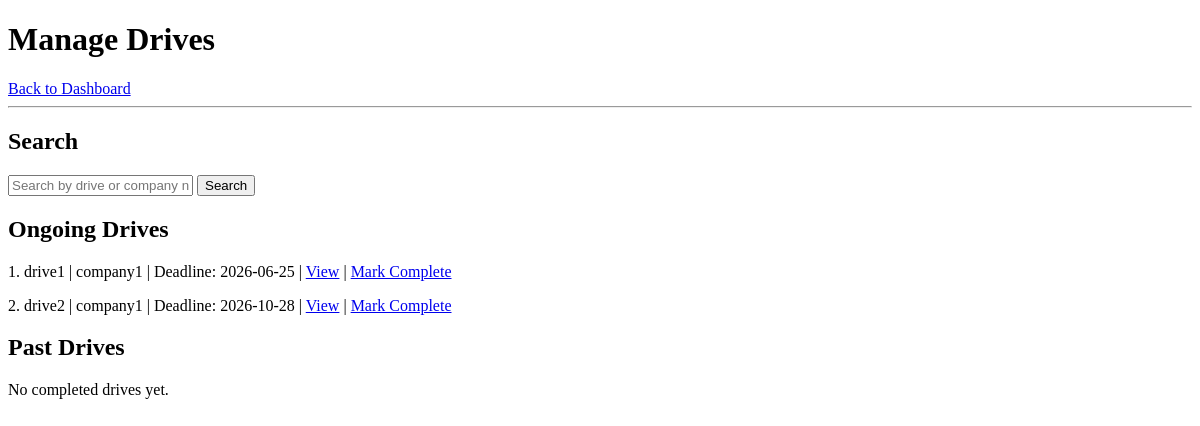
The page /admin/manage_drives on the database as committed earlier.
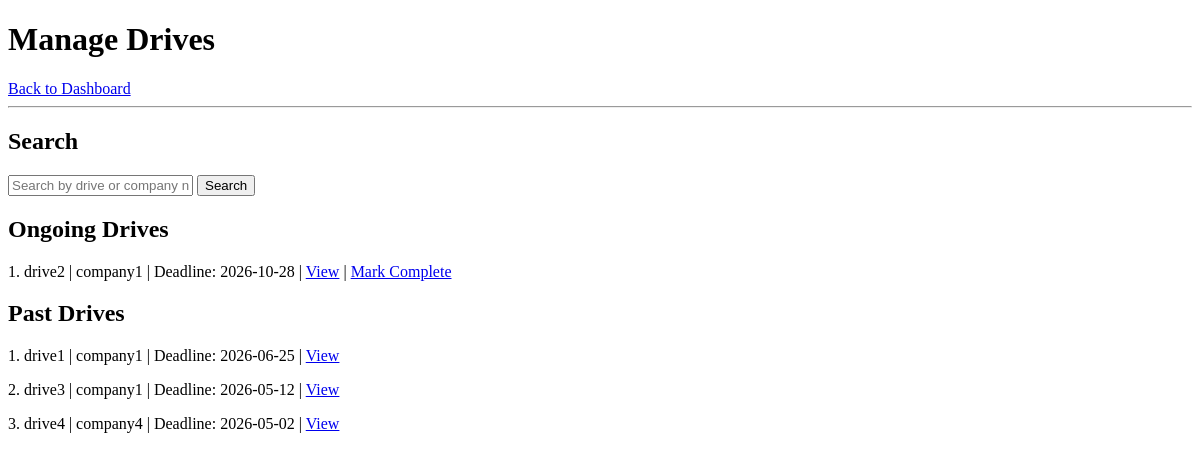
The same page on the database as committed later.
### models.py (models this page shows)
class PlacementDrive(db.Model):
    __tablename__ = 'placement_drives'
    drive_id = db.Column(db.Integer, primary_key=True)
    company_id = db.Column(db.Integer, db.ForeignKey('companies.company_id'))
    drive_name = db.Column(db.String(100), nullable=False)
    job_title = db.Column(db.String(100), nullable=False)
    job_description = db.Column(db.Text, nullable=False)
    eligibility_criteria = db.Column(db.Text, nullable=False)
    salary = db.Column(db.Float, nullable=False)
    location = db.Column(db.String(150), nullable=False)
    deadline = db.Column(db.DateTime, nullable=False)
    create_time = db.Column(db.DateTime, default=db.func.current_timestamp())
    status = db.Column(db.Boolean, default=False) #pending, complete
    company = db.relationship('Company', backref='drives')

class Company(db.Model):
    __tablename__ = 'companies'
    company_id = db.Column(db.Integer, primary_key=True)
    user_id = db.Column(db.Integer, db.ForeignKey('users.user_id'), unique=True)
    email = db.Column(db.String(100), db.ForeignKey('users.email'), unique=True, nullable=False)
    company_name = db.Column(db.String(100), nullable=False)
    hr_fname = db.Column(db.String(20), nullable=False)
    hr_lname = db.Column(db.String(20), nullable=False)
    hr_email = db.Column(db.String(100), nullable=False)
    website = db.Column(db.Text)
    description = db.Column(db.Text)
    logo = db.Column(db.String(200))
    approval_status = db.Column(db.Boolean, default=False)  # shortlist, waiting(applied), reject
    is_blacklisted = db.Column(db.Boolean, default=False)

### routes/admin.py (the view, shortened to what this page needs)
@admin.route('/manage_drives')
def manage_drives():
    q             = request.args.get('q', '').strip()
    drives_query  = PlacementDrive.query.join(Company)
    all_drives    = drives_query.all()
    ongoing_drives = [d for d in all_drives if not d.status]
    past_drives    = [d for d in all_drives if d.status]
    return render_template('admin/manage_drive.html',
        ongoing_drives = ongoing_drives,
        past_drives    = past_drives,
    )

### templates/admin/manage_drive.html (shortened to what this page needs)
<!DOCTYPE html>
<html lang="en">
<head>
</head>
<body>
  <h1>Manage Drives</h1>
  <a href="{{ url_for('admin.dashboard') }}">Back to Dashboard</a>
  <hr>
  <h2>Search</h2>
  <form method="GET" action="{{ url_for('admin.manage_drives') }}">
    <input type="text" name="q" placeholder="Search by drive or company name" value="{{ request.args.get('q', '') }}">
    <button type="submit">Search</button>
  </form>
  <h2>Ongoing Drives</h2>
  {% for d in ongoing_drives %}
    <p>
      {{ loop.index }}. {{ d.drive_name }} | {{ d.company.company_name }} | Deadline: {{ d.deadline.strftime('%Y-%m-%d') }}
      | <a href="{{ url_for('admin.drive_detail', drive_id=d.drive_id) }}">View</a>
      | <a href="{{ url_for('admin.complete_drive', drive_id=d.drive_id) }}">Mark Complete</a>
    </p>
  {% else %}
    <p>No ongoing drives.</p>
  {% endfor %}
  <h2>Past Drives</h2>
  {% for d in past_drives %}
    <p>
      {{ loop.index }}. {{ d.drive_name }} | {{ d.company.company_name }} | Deadline: {{ d.deadline.strftime('%Y-%m-%d') }}
      | <a href="{{ url_for('admin.drive_detail', drive_id=d.drive_id) }}">View</a>
    </p>
  {% else %}
    <p>No completed drives yet.</p>
  {% endfor %}
</body>
</html>

Rows that differ between the two databases and show on the page:
changed PlacementDrive "drive1": moves from the list under "Ongoing Drives" to the list under "Past Drives"
added PlacementDrive: drive_name "drive3", company.company_name "company1", deadline "2026-05-12", shown under "Past Drives"
added PlacementDrive: drive_name "drive4", company.company_name "company4", deadline "2026-05-02", shown under "Past Drives"
Other text that changed with them:
text no longer shown: "No completed drives yet."
